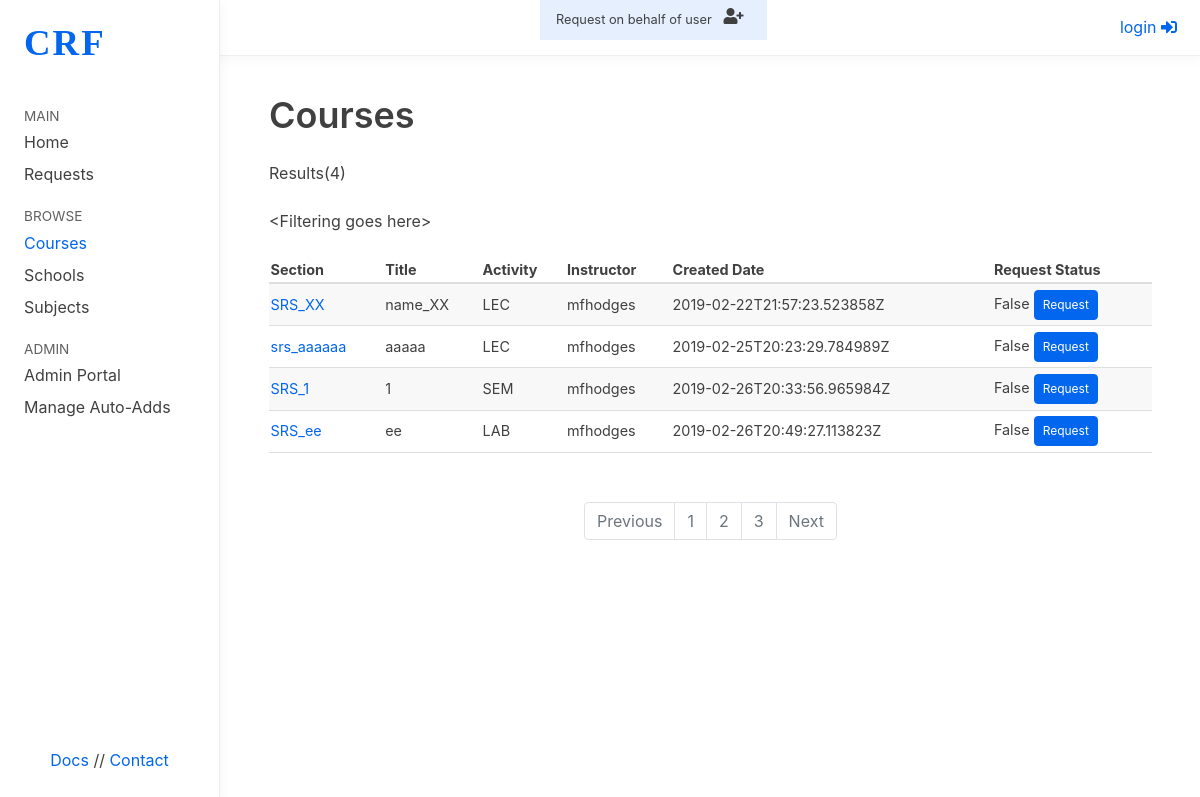
Before: /courses/ with the older database file.
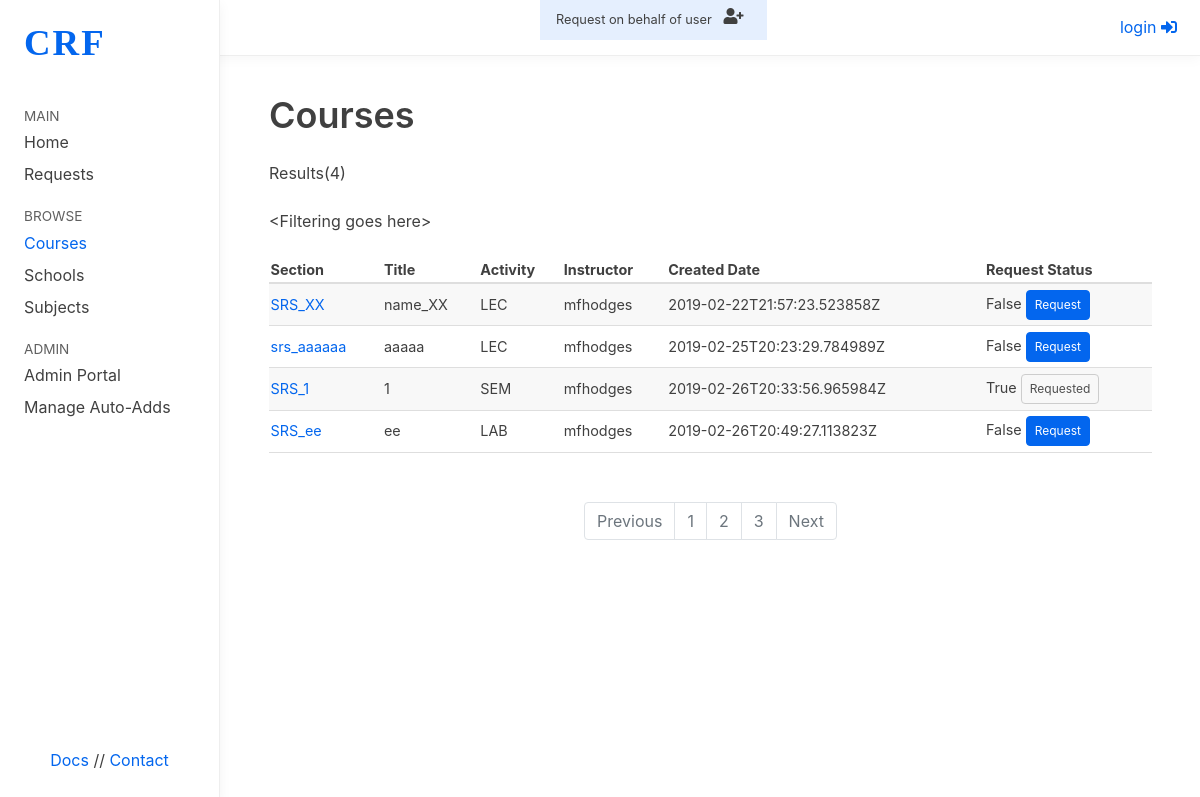
After: the same page with the newer database file.
### course/models.py (models this page shows, shortened)
class Course(models.Model):
    SPRING = 'A'
    SUMMER = 'B'
    FALL = 'C'
    TERM_CHOICES = (
        (SPRING, 'Spring'),
        (SUMMER, 'Summer'),
        (FALL, 'Fall'))
    ACTIVITY_CHOICES = (
        ('LEC', 'Lecture'),
        ('SEM', 'Seminar'),
        ('LAB', 'Laboratory')
    )
    created = models.DateTimeField(auto_now_add=True)
    owner = models.ForeignKey(settings.AUTH_USER_MODEL, related_name='created', on_delete=models.CASCADE) #this is who edited it
    updated = models.DateTimeField(auto_now=True)
    instructors = models.ManyToManyField(User,related_name='courses')
    course_term = models.CharField(
        max_length=1,choices = TERM_CHOICES,) # self.course_term would == self.SPRING || self.FALL || self.SUMMER
    course_activity = models.CharField(
        max_length=3,choices = ACTIVITY_CHOICES,)
    course_SRS_Title = models.CharField(max_length=250,unique=True, primary_key=True, blank=False) # unique and primary_key means that is the lookup_field
    course_subjects = models.ManyToManyField(Subject,related_name='courses') # one to many
    course_schools = models.ManyToManyField(School,related_name='courses')# one to many
    course_name = models.CharField(max_length=250) # Human Readable Name i.e. Late Antique Arts
    requested =  models.BooleanField(default=False)# False -> not requested
    """
    course_section = models.CharField(max_length=250) # need a validator on this
    course_activity = models.CharField(max_length=250)# need a validator on this
    course_instructor = models.ForeignKey('auth.User', related_name='courses', on_delete=models.CASCADE) # this is not correct!
    course_ = models.CharField(max_length=250)# need a validator on this
    """
    """
    course_section = //i.e. AFRC050 402 2019A - must be unique
    course_term = // A , B , or C
    course_year = //
    course_SRS_Title = // name of course
    course_subject_area = // This will be its own model with views!, can be many
    course_school = // This will be its own model with views! , can be many
    course_activity = // choice field ('LEC',...)
    course_crosslistings = // Link to other Course objects! , can be many
    course_instructor = // this will be its own model, can be many

    ### CANVAS SITE DETAILS ###
    # this stuff gets pulled n synced from Canvas and is different from the information
    # about the Canvas site in the Request object

    course_site_url = // url to the canvas site
    """
    class Meta:
        ordering = ('created',)

### course/views.py (the view, shortened to what this page needs)
# urls.py: path('courses/', views.CourseViewSet.as_view(
class CourseViewSet(viewsets.ModelViewSet):
    queryset = Course.objects.all()#.order_by() # order by
    serializer_class = CourseSerializer
    permission_classes = (permissions.IsAuthenticatedOrReadOnly,
                          IsOwnerOrReadOnly,)
    def list(self, request, *args, **kwargs):
        print('request',request.data)
        response = super(CourseViewSet, self).list(request, *args, **kwargs)
        if request.accepted_renderer.format == 'html':
            num_pages = -(-response.data['count']//10) # this should get 10 from settings.py
            response.data.update({'total_pages': num_pages})
            print("bye george(list)!\n",response.data)
            return Response({'data': response.data}, template_name='course_list.html')
        print("Coursviewset", response.data)
        return response

### course/templates/course_list.html (shortened to what this page needs)
{% extends "base_generic.html" %}
{% block courses %}active{% endblock %}
{% block content %}
<div class="medium-container">
<h1>Courses</h1>
<p> Results({{ data.count }}) </p>
<p>&ltFiltering goes here&gt</p>
  <table class="striped-table">
    <thead>
      <tr>
        <th>Section</th>
        <th>Title</th>
        <th>Activity</th>
        <th>Instructor</th>
        <th>Created Date</th>
        <th>Request Status</th>
      </tr>
    </thead>
    <tbody>
      {% for course in data.results %}
      <tr>
        <td><a href='{% url "UI-course-detail" pk=course.course_SRS_Title %}'>{{course.course_SRS_Title}} </a></td>
        <td>{{course.course_name}}</td>
        <td>{{course.course_activity}}</td>
        <td>
          {% for instructor in course.instructors %}
              {% if forloop.last %}
                {{instructor}}
              {% else %}
                {{instructor}},
              {% endif %}
          {% endfor %}
        </td>
        <td>{{course.created}} </td>
        <td>
          {{course.requested}}
          {% if course.requested == True %}
              <button type="submit" class="muted-button" data-toggle="tooltip" data-placement="top" title="click to see details">Requested</button>
          {% else %}
              <button class="button" data-toggle="modal" data-target="#exampleModalCenter" >
                Request
              </button>
          {% endif %}
        </td>
      </tr>
        {% endfor %}
    </tbody>
  </table>
<nav aria-label="Page navigation example" style="padding-top:0px;">
  <ul class="pagination justify-content-center">
      {% if data.previous %}
    <li class="page-item">
      <a class="page-link" href="{{data.previous}}" tabindex="-1">Previous</a>
      {% else %}
    <li class="page-item disabled">
      <a class="page-link" href="" tabindex="-1">Previous</a>
      {% endif %}
    </li>
    <li class="page-item disabled"><a class="page-link" href="#">1</a></li>
    <li class="page-item disabled"><a class="page-link" href="#">2</a></li>
    <li class="page-item disabled"><a class="page-link" href="#">3</a></li>
    {% if data.next %}
    <li class="page-item">
      <a class="page-link" href={{data.next}}>Next</a>
    {% else %}
    <li class="page-item disabled">
      <a class="page-link" href="" tabindex="-1">Next</a>
    {% endif %}
  </li>
  </ul>
</nav>
</div>
{% endblock %}

Changed rows visible on the page:
changed Course "SRS_1": requested "False" → "True"; text "Request" → "Requested"
